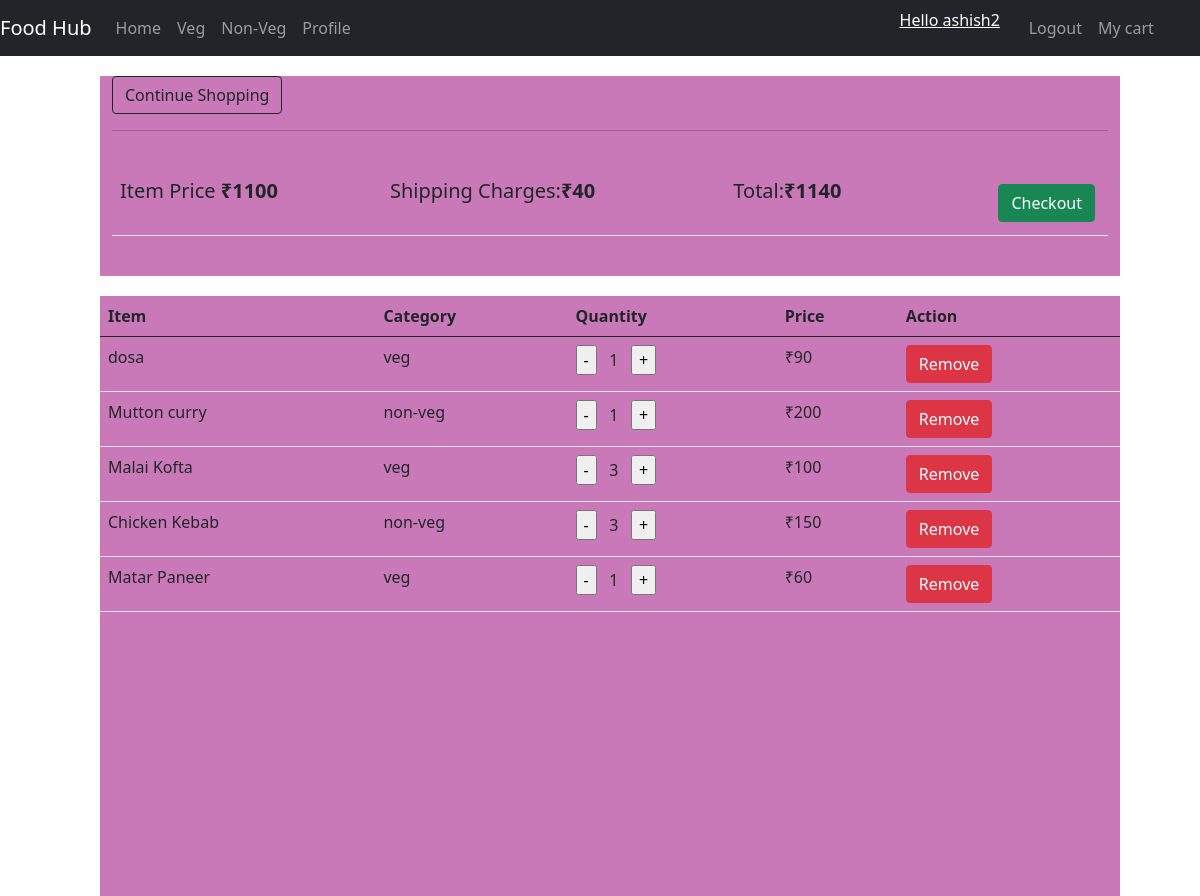
/cartshow (signed in), run on the app's committed database.
### chotaapp/models.py (models this page shows, shortened)
class Cart(models.Model):
    user=models.ForeignKey(User,on_delete=models.CASCADE)
    product=models.ForeignKey(products,on_delete=models.CASCADE)
    quantity=models.IntegerField(default=1)

class products(models.Model):
     c =(
        ("veg","vegeterian"),("non-veg","non- vegetrian")
    )
     name=models.CharField(max_length=100)
     category=models.CharField(max_length=64,choices=c)
     price=models.IntegerField(null=True)
     pic=models.ImageField(upload_to="pro_images/",max_length=250,null=True,default=None)

### chotaapp/views.py (the view)
# urls.py: path('cartshow', views.cart_show,name='cartshow'),
def cart_show(request):
    if request.user.is_authenticated:
        user=request.user
        cart=Cart.objects.filter(user=user)
        amount=0
        shipping_amount=40
        totalamount=0
        cart_product=[p for p in Cart.objects.all() if p.user == user]
        if cart_product:
            for p in cart_product:
                tempamount=(p.quantity*p.product.price)
                amount=amount+tempamount
                totalamount=amount+shipping_amount
                context6={'carts':cart ,'amount':amount,'totalamount':totalamount}
            return render (request,'chotaapp/cart.html',context6)
        else:
            return render (request,'chotaapp/emptycart.html')
    else:
         messages.info(request,"Please login Or register first to access the cart")
         return redirect('home')

### templates/chotaapp/cart.html (shortened to what this page needs)
{% extends 'chotaapp/base.html' %}
{% block body %}
	<div class="row" >
		<div class="col-lg-12">
								<div class="box-element" >
									<a  class="btn btn-outline-dark" href="/"> Continue Shopping</a><hr>
									<br>
									<table class="table">
									<tr>
									<th><h5>Item Price <strong>&#8377;<span id="amount">{{amount}}</span></strong></h5></th>
									<th><h5>Shipping Charges:<strong>&#8377;40</strong></h5></th>
									<th><h5>Total:<strong>&#8377;<span id="totalamount">{{totalamount}}</span> </strong></h5></th>
									<th>
									<a  style="float:right; margin:5px;" class="btn btn-success" href="/checkout">Checkout</a>
								</th>
							</tr>
						</table>
					</div>
			</div>
		</div>
	<div class="row1" >
		<div class="col-lg-12">
			<div class="box-element" >
			<table class="table">
				<thead>
					<th>Item</th>
					<th>Category</th>
					<th>Quantity</th>
					<th> Price</th>
					<th> Action</th>
				</thead>
			{% for ma in carts %}
			<tr>
					<td>{{ma.product.name}}</td>
					<td>{{ma.product.category}}</td>
					<td>
					     <input type="button" value="-" class="button-minus minuscart" pid="{{ma.product.id}}" data-field="quantity">&nbsp&nbsp;
					     <span id="quantity">{{ma.quantity}}</span>&nbsp&nbsp;
						 <input type="button" value="+" class="button-plus pluscart"    pid="{{ma.product.id}}" data-field="quantity">
					</td>
					<td>&#8377;{{ma.product.price}}</td>
					<td><button type="delete" pid ="{{ma.product.id}}"class="btn btn-danger remove-cart">Remove</button></td>
			</tr>
		    {% endfor %}
			</table>
			</div>
		</div>
	</div>
{% endblock body %}

### templates/chotaapp/base.html (shortened to what this page needs)
<!DOCTYPE html>
<html lang="en">
<head>
    <link href="https://cdn.jsdelivr.net/npm/bootstrap@5.0.2/dist/css/bootstrap.min.css" rel="stylesheet">
</head>
<body>
  <nav class="navbar navbar-expand-lg navbar-dark bg-dark">
    <a class="navbar-brand" href="#">Food Hub</a>
    <div class="collapse navbar-collapse" id="navbarNav">
      <ul class="navbar-nav">
        <li class="nav-item active">
          <a class="nav-link" href="/">Home </a>
        </li>
        <li class="nav-item">
          <a class="nav-link" class="btn{{active}}" href="/veg">Veg</a>
        </li>
        <li class="nav-item">
          <a class="nav-link" class="btn{{active}}" href="/nonveg">Non-Veg</a>
        </li>
        <li class="nav-item">
          <a class="nav-link " href="/profile">Profile</a>
        </li>
        {% if user.is_authenticated %}
          <a style="color:white"  href="/profile">Hello {{request.user.username}} </a>&nbsp&nbsp&nbsp&nbsp&nbsp
          <li class=" nav-item">
             <a class="nav-link " href="/aut_logout">Logout</a>
          </li>
        {% endif %}
            <li class=" nav-item">
            <a class="nav-link " href="/cartshow">My cart</a>
         </li>
        </ul>
       </div>
   </nav>
{% block body %} {% endblock body %}
</body>
</html>

### templates/chotaapp/cart.html (style rules this page uses)
.row { margin-top: 20px; background-color: rgb(201, 121, 183); height: 200px; width: 85%; margin-left: 100px; }
.row1 { margin-top: 20px; background-color: rgb(201, 121, 183); height: 600px; width: 85%; margin-left: 100px; }

### data on the page
Cart: product.name "dosa", product.category "veg", quantity "1", product.price "90"
Cart: product.name "Mutton curry", product.category "non-veg", quantity "1", product.price "200"
Cart: product.name "Malai Kofta", product.category "veg", quantity "3", product.price "100"
Cart: product.name "Chicken Kebab", product.category "non-veg", quantity "3", product.price "150"
Cart: product.name "Matar Paneer", product.category "veg", quantity "1", product.price "60"

### other printed values
{{ request.user.username }} "ashish2"
{{ amount }} "1100"
{{ totalamount }} "1140"
